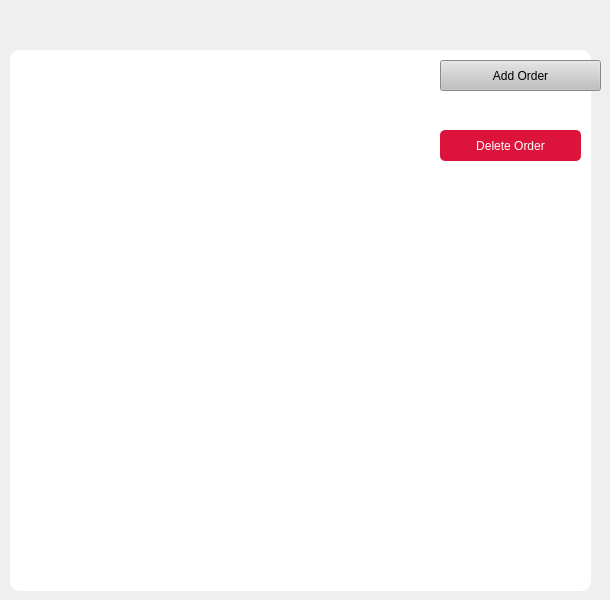
    <widget class="QWidget" name="ordersPage">
     <property name="styleSheet">
      <string notr="true">QWkdget{
background-color: #E5E4E2;
}
QLineEdit {
    border: 1px solid #C0C0C0;
    border-radius: 8px;
    padding: 6px 10px;
	background-color: rgb(235, 235, 235);
}</string>
     </property>
     <widget class="QPushButton" name="addOrdersBtn">
      <property name="geometry">
       <rect>
        <x>440</x>
        <y>60</y>
        <width>161</width>
        <height>31</height>
       </rect>
      </property>
      <property name="styleSheet">
       <string notr="true">QPushButton{
background-color: #C0C0C0;
}

QPushButton:hover{
background-color: #191970;
border: 2px solid #C0C0C0;
}</string>
      </property>
      <property name="text">
       <string>Add Order</string>
      </property>
      <property name="iconSize">
       <size>
        <width>25</width>
        <height>25</height>
       </size>
      </property>
     </widget>
     <widget class="QWidget" name="widget" native="true">
      <property name="geometry">
       <rect>
        <x>10</x>
        <y>50</y>
        <width>581</width>
        <height>541</height>
       </rect>
      </property>
      <property name="styleSheet">
       <string notr="true">QWidget{
background-color: white;
border-radius: 10px;
}
</string>
      </property>
      <widget class="QTableView" name="orderView">
       <property name="geometry">
        <rect>
         <x>10</x>
         <y>150</y>
         <width>561</width>
         <height>381</height>
        </rect>
       </property>
       <property name="styleSheet">
        <string notr="true">QTableView {
    background-color: #ffffff;
    alternate-background-color: #f4f6fa;
    border: none;
    gridline-color: #e0e0e0;
    selection-background-color: #0d1675;  
    selection-color: #ffffff;
    font: 10pt &quot;Segoe UI&quot;;
}

QHeaderView::section {
    background-color: #0d1675; 
    color: #ffffff;          
    padding: 6px;
    border: none;
    font: bold 10pt &quot;Segoe UI&quot;;
}

QTableView::item {
    border: none;
    padding: 4px;
}

QTableView QTableCornerButton::section {
    background-color: #0d1675;
    border: none;
	border-top-left-radius: 10px; 
}

QScrollBar:vertical {
    border: none;
    background: #f0f0f0;
    width: 10px;
    margin: 0px;
    border-radius: 5px;
}

QScrollBar::handle:vertical {
    background: #0d1675;   
    min-height: 30px;
    border-radius: 5px;
}

QScrollBar::handle:vertical:hover {
    background: #C0C0C0;   
}

QScrollBar::add-line:vertical, QScrollBar::sub-line:vertical {
    border: none;
    background: none;
    height: 0px;
}

QScrollBar:horizontal {
    border: none;
    background: #f0f0f0;
    height: 10px;
    margin: 0px;
    border-radius: 5px;
}

QScrollBar::handle:horizontal {
    background: #0d1675;
    min-width: 30px;
    border-radius: 5px;
}

QScrollBar::handle:horizontal:hover {
    background: #e60023;   
}

QScrollBar::add-line:horizontal, QScrollBar::sub-line:horizontal {
    border: none;
    background: none;
    width: 0px;
}
</string>
       </property>
      </widget>
      <widget class="QPushButton" name="deleteProductBtn">
       <property name="geometry">
        <rect>
         <x>430</x>
         <y>80</y>
         <width>141</width>
         <height>31</height>
        </rect>
       </property>
       <property name="styleSheet">
        <string notr="true">QPushButton{
background-color: #DC143C;
color: #FFFFFF;
border: none;
border-radius: 5px;
}

QPushButton:hover{
background-color: #FD254D;
}</string>
       </property>
       <property name="text">
        <string>Delete Order</string>
       </property>
      </widget>
      <widget class="QWidget" name="addOrdersWidget" native="true">
       <property name="geometry">
        <rect>
         <x>590</x>
         <y>10</y>
         <width>331</width>
         <height>481</height>
        </rect>
       </property>
       <widget class="QLineEdit" name="txtBoxPhoneNumber">
        <property name="geometry">
         <rect>
          <x>30</x>
          <y>210</y>
          <width>211</width>
          <height>31</height>
         </rect>
        </property>
        <property name="text">
         <string/>
        </property>
        <property name="placeholderText">
         <string>Phone Number</string>
        </property>
       </widget>
       <widget class="QLineEdit" name="txtBoxCustomerfullName">
        <property name="geometry">
         <rect>
          <x>30</x>
          <y>120</y>
          <width>211</width>
          <height>31</height>
         </rect>
        </property>
        <property name="text">
         <string/>
        </property>
        <property name="placeholderText">
         <string>Customer Name</string>
        </property>
       </widget>
       <widget class="QLabel" name="lblFullName_4">
        <property name="geometry">
         <rect>
          <x>30</x>
          <y>80</y>
          <width>101</width>
          <height>21</height>
         </rect>
        </property>
        <property name="text">
         <string>Customer Name</string>
        </property>
       </widget>
       <widget class="QLabel" name="label_25">
        <property name="geometry">
         <rect>
          <x>30</x>
          <y>170</y>
          <width>101</width>
          <height>21</height>
         </rect>
        </property>
        <property name="text">
         <string>Phone Number</string>
        </property>
       </widget>
       <widget class="QLabel" name="label_26">
        <property name="geometry">
         <rect>
          <x>30</x>
          <y>25</y>
          <width>161</width>
          <height>31</height>
         </rect>
        </property>
        <property name="font">
         <font>
          <family>Arial</family>
          <pointsize>16</pointsize>
          <weight>75</weight>
          <italic>true</italic>
          <bold>true</bold>
         </font>
        </property>
        <property name="text">
         <string>Add Order</string>
        </property>
       </widget>
       <widget class="QLineEdit" name="txtBoxSelectProduct">
        <property name="geometry">
         <rect>
          <x>30</x>
          <y>300</y>
          <width>211</width>
          <height>31</height>
         </rect>
        </property>
        <property name="text">
         <string/>
        </property>
        <property name="placeholderText">
         <string>Select Product</string>
        </property>
       </widget>
       <widget class="QLabel" name="label_28">
        <property name="geometry">
         <rect>
          <x>30</x>
          <y>260</y>
          <width>101</width>
          <height>21</height>
         </rect>
        </property>
        <property name="text">
         <string>Select Product</string>
        </property>
       </widget>
       <widget class="QLineEdit" name="txtBoxQuantity">
        <property name="geometry">
         <rect>
          <x>30</x>
          <y>390</y>
          <width>211</width>
          <height>31</height>
         </rect>
        </property>
        <property name="text">
         <string/>
        </property>
        <property name="placeholderText">
         <string>0</string>
        </property>
       </widget>
       <widget class="QLabel" name="label_30">
        <property name="geometry">
         <rect>
          <x>30</x>
          <y>350</y>
          <width>101</width>
          <height>21</height>
         </rect>
        </property>
        <property name="text">
         <string>Quantity</string>
        </property>
       </widget>
       <widget class="QPushButton" name="pushButton_3">
        <property name="geometry">
         <rect>
          <x>230</x>
          <y>440</y>
          <width>75</width>
          <height>23</height>
         </rect>
        </property>
        <property name="styleSheet">
         <string notr="true">QPushButton{
background-color: rgb(0, 195, 0);
border-radius: 10px;
color: white;
}

QPushButton:hover{
background-color: rgb(0, 239, 0);
}</string>
        </property>
        <property name="text">
         <string>Add</string>
        </property>
       </widget>
      </widget>
     </widget>
     <zorder>widget</zorder>
     <zorder>addOrdersBtn</zorder>
    </widget>
